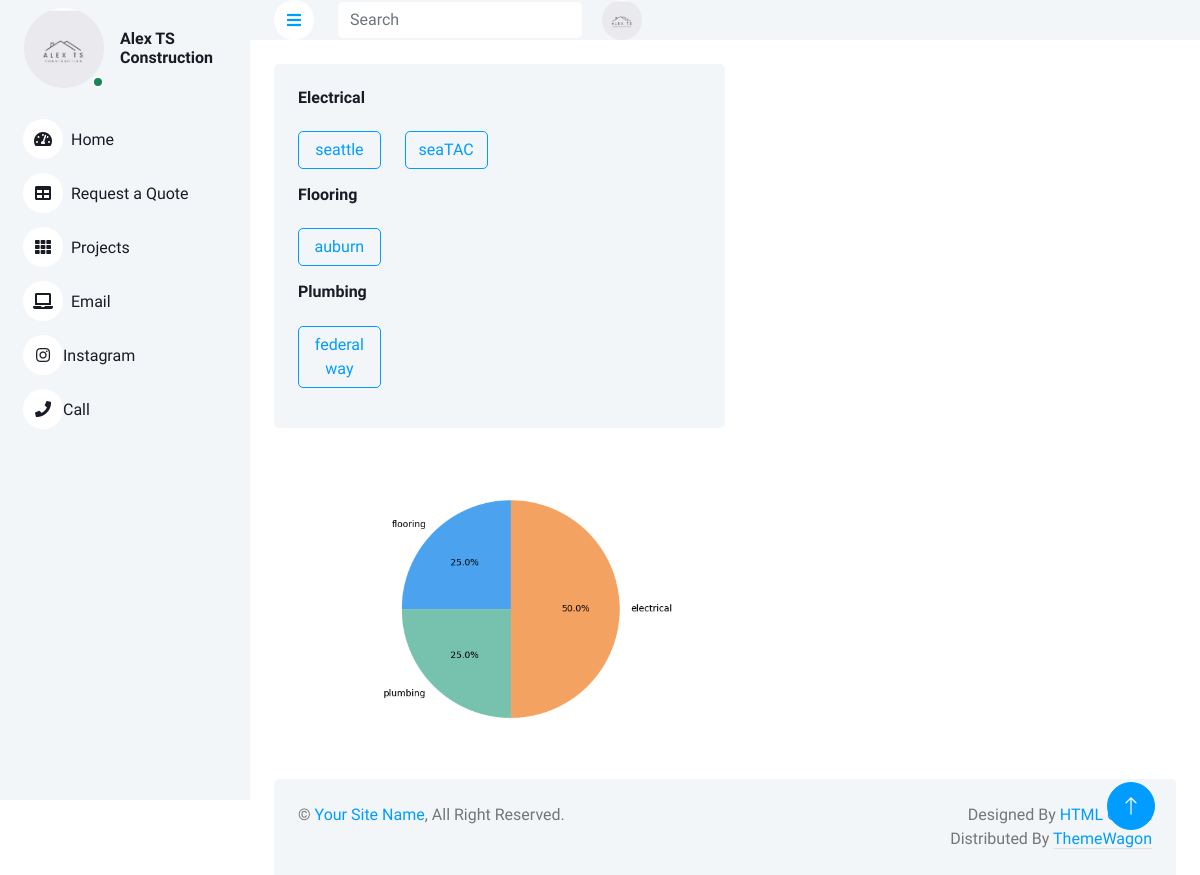
/projects/, run on the app's committed database.
### projects/models.py (models this page shows, shortened)
class Project(models.Model):
    WORK_TYPES = [
        ("flooring", "Flooring"),
        ("electrical", "Electrical"),
        ("plumbing", "Plumbing"),
        ("carpentry", "Carpentry"),
        ("painting", "Painting"),
        ("roofing", "Roofing"),
    ]
    type_of_work = models.CharField(
        max_length=50,
        choices=WORK_TYPES,
        default="flooring",
        null=True,
        blank=True,
    )
    name = models.CharField(max_length=255, null=True, blank=True)
    description = models.TextField(blank=True, null=True)

### projects/views.py (the view)
# urls.py: path('', views.project_list, name='project_list'),
def project_list(request):
    projects = Project.objects.all().order_by('type_of_work')
    grouped_projects = {}
    for project in projects:
        if project.type_of_work not in grouped_projects:
            grouped_projects[project.type_of_work] = []
        grouped_projects[project.type_of_work].append(project)
    return render(request, 'projects/project_list.html', {'grouped_projects': grouped_projects})

### templates/projects/project_list.html (shortened to what this page needs)
{% extends "base.html" %}
{% block container %}
    <div>
        <div class="col-sm-12 col-xl-6">
            <div class="bg-light rounded h-100 p-4">
                {% for type_of_work, projects in grouped_projects.items %}
                    <h6 class="mb-4">{{ type_of_work|capfirst }}</h6>
                    <div class="row">
                        {% for project in projects %}
                            <div class="col-6 col-md-4 col-lg-3 mb-3">
                                <a href="{% url 'project_detail' project.pk %}" class="btn btn-outline-primary w-100">
                                    {{ project.name }}
                                </a>
                            </div>
                        {% endfor %}
                    </div>
                {% endfor %}
            </div>
        </div>
        <div class="container-fluid pt-4 px-4">
            <div class="row g-4">
                <div class="col-sm-12 col-xl-6">
                    <div class="rounded h-100 ">
                        <img src="{% url 'work_metrics_chart' %}" alt="Work Metrics Chart" class="img-fluid">
                    </div>
                </div>
            </div>
        </div>
    </div>
{% endblock container %}

### static/css/style.css (style rules this page uses)
:root { --primary: #009CFF; --light: #F3F6F9; --dark: #191C24; }
.btn { transition: .5s; }

### data on the page
Project: type_of_work "Electrical", name "seattle"
Project: name "seaTAC"
Project: type_of_work "Flooring", name "auburn"
Project: type_of_work "Plumbing", name "federal way"
